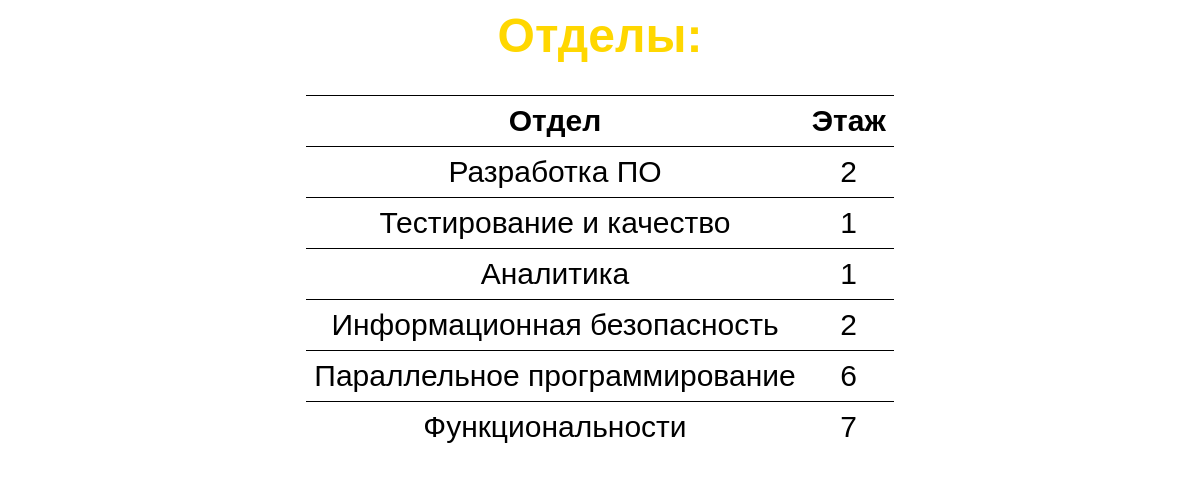
Screenshot of /departments/ with the database file from the repository.
### spiderapp/models.py (models this page shows, shortened)
class Department(models.Model):
    name = models.CharField(max_length=100)
    floor = models.IntegerField()

### spiderapp/views.py (the view)
# urls.py: path('departments/', department_view, name='departments'),
def department_view(request):
    departments = Department.objects.all()
    return render(request, 'spiderapp/department.html', {'departments': departments})

### spiderapp/templates/spiderapp/department.html (shortened to what this page needs)
{% load static %}
<html lang="en">
<head>
    <link rel="stylesheet" href="{% static 'css/configuration.css' %}">
</head>
<body>
<h1>Отделы:</h1>
<table>
  <tr>
    <th>Отдел</th>
    <th>Этаж</th>
  </tr>
  {% for department in departments %}
  <tr>
    <td>{{ department.name }}</td>
    <td>{{ department.floor }}</td>
  </tr>
  {% endfor %}
</table>
</body>
</html>

### spiderapp/static/css/configuration.css (style rules this page uses)
h1 { text-align: center; font-family: 'Better VCR', sans-serif; color: #FFD700; font-size: 300%; }
table { font-family: 'Better VCR', sans-serif; font-size: 30px; margin: 0 auto; border-collapse: collapse; }
th, td { padding: 8px; text-align: center; border-top: 1px solid black; }

### rows the page displays
Department: name "Разработка ПО", floor "2"
Department: name "Тестирование и качество", floor "1"
Department: name "Аналитика", floor "1"
Department: name "Информационная безопасность", floor "2"
Department: name "Параллельное программирование", floor "6"
Department: name "Функциональности", floor "7"
